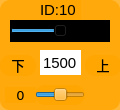
    <widget class="QWidget" name="widget_id10" native="true">
     <property name="geometry">
      <rect>
       <x>220</x>
       <y>335</y>
       <width>120</width>
       <height>110</height>
      </rect>
     </property>
     <property name="minimumSize">
      <size>
       <width>120</width>
       <height>110</height>
      </size>
     </property>
     <property name="maximumSize">
      <size>
       <width>120</width>
       <height>110</height>
      </size>
     </property>
     <property name="styleSheet">
      <string notr="true">background-color: rgb(255, 165, 0, 200);
border-radius:10px;</string>
     </property>
     <widget class="QLabel" name="label_ID10">
      <property name="geometry">
       <rect>
        <x>40</x>
        <y>0</y>
        <width>41</width>
        <height>20</height>
       </rect>
      </property>
      <property name="font">
       <font>
        <family>Arial</family>
        <pointsize>11</pointsize>
       </font>
      </property>
      <property name="styleSheet">
       <string notr="true">background-color: rgb(255, 255, 255， 0);
border-radius:0px;</string>
      </property>
      <property name="text">
       <string>ID:10</string>
      </property>
     </widget>
     <widget class="QSlider" name="horizontalSlider_servo10">
      <property name="geometry">
       <rect>
        <x>10</x>
        <y>20</y>
        <width>100</width>
        <height>22</height>
       </rect>
      </property>
      <property name="layoutDirection">
       <enum>Qt::LeftToRight</enum>
      </property>
      <property name="autoFillBackground">
       <bool>false</bool>
      </property>
      <property name="styleSheet">
       <string notr="true">background-color: rgb(0, 0, 0);
border-radius:0px;</string>
      </property>
      <property name="minimum">
       <number>500</number>
      </property>
      <property name="maximum">
       <number>2500</number>
      </property>
      <property name="pageStep">
       <number>1</number>
      </property>
      <property name="value">
       <number>1500</number>
      </property>
      <property name="orientation">
       <enum>Qt::Horizontal</enum>
      </property>
     </widget>
     <widget class="QLineEdit" name="lineEdit_servo10">
      <property name="geometry">
       <rect>
        <x>40</x>
        <y>50</y>
        <width>41</width>
        <height>25</height>
       </rect>
      </property>
      <property name="font">
       <font>
        <family>Arial</family>
        <pointsize>11</pointsize>
       </font>
      </property>
      <property name="autoFillBackground">
       <bool>false</bool>
      </property>
      <property name="styleSheet">
       <string notr="true">background-color: rgb(255, 255, 255);
border-radius:0px;</string>
      </property>
      <property name="text">
       <string>1500</string>
      </property>
      <property name="alignment">
       <set>Qt::AlignCenter</set>
      </property>
      <property name="readOnly">
       <bool>false</bool>
      </property>
     </widget>
     <widget class="QLabel" name="label_d10">
      <property name="geometry">
       <rect>
        <x>5</x>
        <y>87</y>
        <width>31</width>
        <height>16</height>
       </rect>
      </property>
      <property name="font">
       <font>
        <family>DejaVu Sans</family>
        <pointsize>10</pointsize>
       </font>
      </property>
      <property name="styleSheet">
       <string notr="true">background-color: rgb(255, 255, 255， 0);</string>
      </property>
      <property name="text">
       <string>0</string>
      </property>
      <property name="alignment">
       <set>Qt::AlignCenter</set>
      </property>
     </widget>
     <widget class="QSlider" name="horizontalSlider_deviation10">
      <property name="geometry">
       <rect>
        <x>35</x>
        <y>85</y>
        <width>50</width>
        <height>20</height>
       </rect>
      </property>
      <property name="layoutDirection">
       <enum>Qt::LeftToRight</enum>
      </property>
      <property name="styleSheet">
       <string notr="true">background-color: rgb(255, 255, 255， 0);</string>
      </property>
      <property name="minimum">
       <number>-100</number>
      </property>
      <property name="maximum">
       <number>100</number>
      </property>
      <property name="pageStep">
       <number>1</number>
      </property>
      <property name="orientation">
       <enum>Qt::Horizontal</enum>
      </property>
     </widget>
     <widget class="QLabel" name="label_servoR_10">
      <property name="geometry">
       <rect>
        <x>85</x>
        <y>55</y>
        <width>36</width>
        <height>21</height>
       </rect>
      </property>
      <property name="font">
       <font>
        <family>黑体</family>
        <pointsize>10</pointsize>
       </font>
      </property>
      <property name="styleSheet">
       <string notr="true">background-color: rgb(255, 255, 255， 0);</string>
      </property>
      <property name="text">
       <string>&lt;html&gt;&lt;head/&gt;&lt;body&gt;&lt;p align=&quot;center&quot;&gt;上&lt;/p&gt;&lt;/body&gt;&lt;/html&gt;</string>
      </property>
     </widget>
     <widget class="QLabel" name="label_servoL_10">
      <property name="geometry">
       <rect>
        <x>0</x>
        <y>55</y>
        <width>36</width>
        <height>21</height>
       </rect>
      </property>
      <property name="font">
       <font>
        <family>黑体</family>
        <pointsize>10</pointsize>
       </font>
      </property>
      <property name="styleSheet">
       <string notr="true">background-color: rgb(255, 255, 255， 0);</string>
      </property>
      <property name="text">
       <string>&lt;html&gt;&lt;head/&gt;&lt;body&gt;&lt;p align=&quot;center&quot;&gt;下&lt;/p&gt;&lt;/body&gt;&lt;/html&gt;</string>
      </property>
     </widget>
    </widget>
